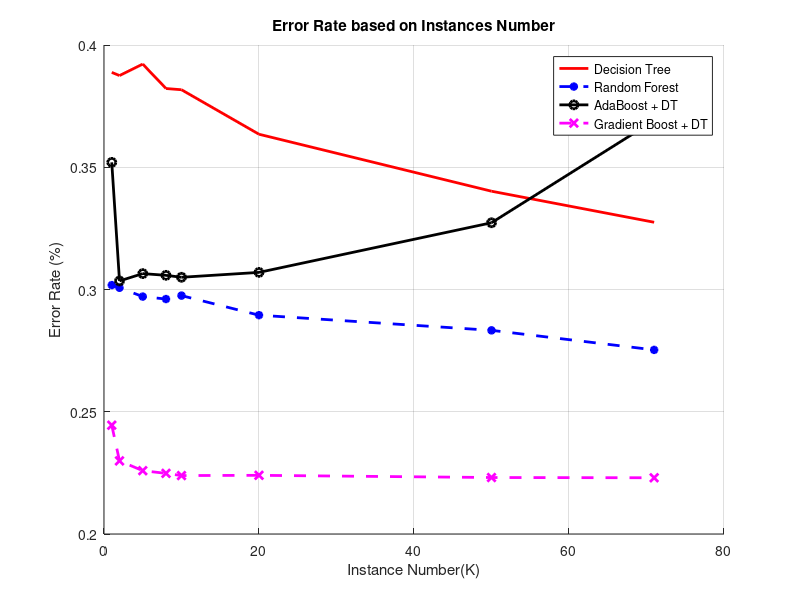

The MATLAB script that drew this image:
X = [1, 2, 5, 8, 10, 20, 50, 70.987];
A = [0.3888, 0.3875, 0.3922, 0.3822, 0.3817, 0.3635, 0.3402, 0.3275];
B = [0.3018, 0.3007, 0.2971, 0.2961, 0.2975, 0.2895, 0.2833, 0.2753];
C = [0.3520, 0.3035, 0.3065, 0.3058, 0.3050, 0.3070, 0.3273, 0.3691];
D = [0.2445, 0.2299, 0.2259, 0.2248, 0.2239, 0.2240, 0.2231, 0.2230];

figure;
hold on;
grid;
title('Error Rate based on Instances Number');
xlabel('Instance Number(K)');
ylabel('Error Rate (%)');
plot(X, A, 'r-', 'LineWidth', 2);
hold on;
plot(X, B, 'b--*', 'LineWidth', 2);
hold on;
plot(X, C, 'k-o', 'LineWidth', 2);
hold on;
plot(X, D, 'm--x', 'LineWidth', 2);
legend('Decision Tree', 'Random Forest', 'AdaBoost + DT', 'Gradient Boost + DT');